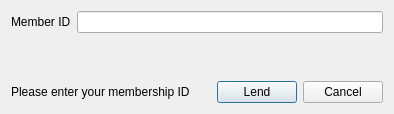
<?xml version="1.0" encoding="UTF-8"?>
<ui version="4.0">
 <class>LendBook</class>
 <widget class="QDialog" name="LendBook">
  <property name="geometry">
   <rect>
    <x>0</x>
    <y>0</y>
    <width>394</width>
    <height>114</height>
   </rect>
  </property>
  <property name="windowTitle">
   <string>Lend</string>
  </property>
  <property name="windowIcon">
   <iconset resource="img.qrc">
    <normaloff>:/src/src/0b85636ca6384399edbae4cc3d344937.png</normaloff>:/src/src/0b85636ca6384399edbae4cc3d344937.png</iconset>
  </property>
  <layout class="QVBoxLayout" name="verticalLayout">
   <item>
    <layout class="QHBoxLayout" name="horizontalLayout">
     <item>
      <widget class="QLabel" name="id_label">
       <property name="text">
        <string>Member ID</string>
       </property>
      </widget>
     </item>
     <item>
      <widget class="QLineEdit" name="id_line_edit">
       <property name="inputMask">
        <string>0000000000000000</string>
       </property>
      </widget>
     </item>
    </layout>
   </item>
   <item>
    <spacer name="verticalSpacer">
     <property name="orientation">
      <enum>Qt::Vertical</enum>
     </property>
     <property name="sizeHint" stdset="0">
      <size>
       <width>20</width>
       <height>40</height>
      </size>
     </property>
    </spacer>
   </item>
   <item>
    <layout class="QHBoxLayout" name="horizontalLayout_2">
     <item>
      <widget class="QLabel" name="msg_label">
       <property name="text">
        <string>Please enter your membership ID</string>
       </property>
      </widget>
     </item>
     <item>
      <spacer name="horizontalSpacer">
       <property name="orientation">
        <enum>Qt::Horizontal</enum>
       </property>
       <property name="sizeHint" stdset="0">
        <size>
         <width>40</width>
         <height>20</height>
        </size>
       </property>
      </spacer>
     </item>
     <item>
      <widget class="QPushButton" name="lend_button">
       <property name="text">
        <string>Lend</string>
       </property>
      </widget>
     </item>
     <item>
      <widget class="QPushButton" name="cancel_button">
       <property name="text">
        <string>Cancel</string>
       </property>
      </widget>
     </item>
    </layout>
   </item>
  </layout>
 </widget>
 <resources>
  <include location="img.qrc"/>
 </resources>
 <connections/>
</ui>
